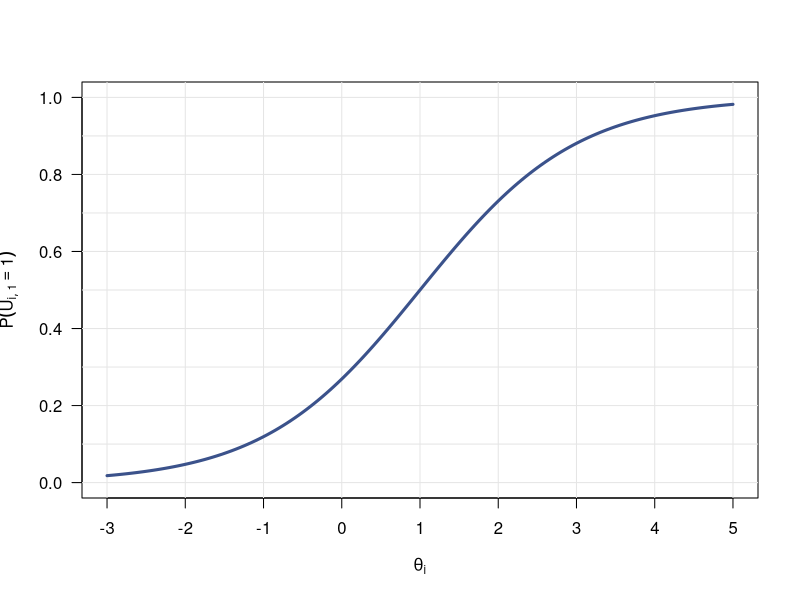
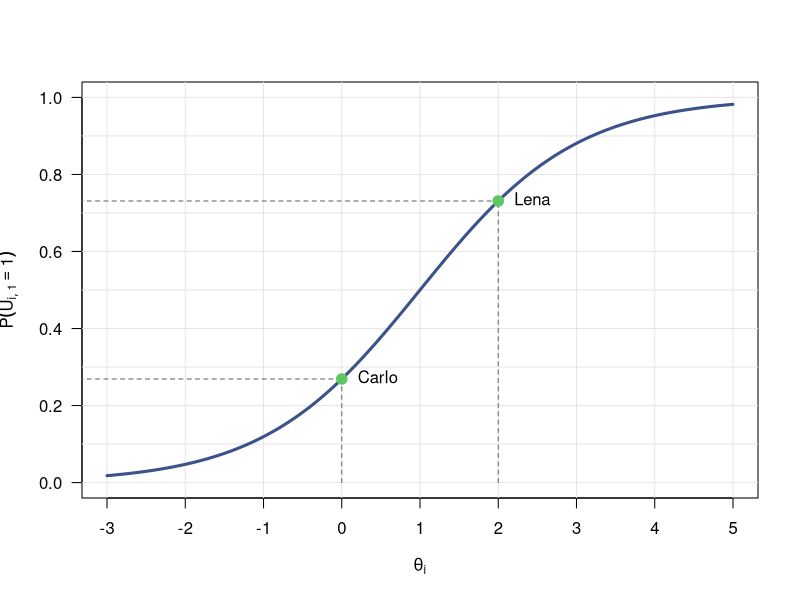

Here is the R script that generated these plots, in order:
## ---- chunk 1
#| label: solving-probability-task
#| echo: false
#| fig-width: 6
#| fig-height: 4
#| fig-alt: "Lösungswahrscheinlichkeit für das Item mit der Schwierigkeit 1 in Abhängigkeit von der Fähigkeit, von -3 bis 5, mit Gitterlinien"
colors <- viridisLite::viridis(5)

# solving probability of the item (difficulty 1) over ability, with a grid for
# reading off values
plot_solving_probability <- function() {
  theta <- seq(-3, 5, by = 0.05)
  plot(theta, plogis(theta - 1),
    type = "n", las = 1, ylim = c(0, 1), xaxt = "n",
    xlab = expression(theta[i]), ylab = expression(P(U[list(i, 1)] == 1))
  )
  axis(1, at = -3:5)
  abline(h = seq(0, 1, by = 0.1), v = -3:5, col = "grey90")
  lines(theta, plogis(theta - 1), lwd = 3, col = colors[2])
}
plot_solving_probability()
## ---- chunk 2
#| label: solving-probability-solution
#| echo: false
#| fig-width: 6
#| fig-height: 4
#| fig-alt: "Dieselbe Kurve mit Lena bei Fähigkeit 2 und Lösungswahrscheinlichkeit 0.73 sowie Carlo bei Fähigkeit 0 und Lösungswahrscheinlichkeit 0.27"
persons <- data.frame(name = c("Lena", "Carlo"), theta = c(2, 0))
persons$p <- plogis(persons$theta - 1)
plot_solving_probability()
segments(persons$theta, 0, persons$theta, persons$p, lty = 2, col = "grey40")
segments(-4, persons$p, persons$theta, persons$p, lty = 2, col = "grey40")
points(persons$theta, persons$p, pch = 19, cex = 1.4, col = colors[4])
text(persons$theta, persons$p, persons$name, pos = 4, offset = 0.8)
